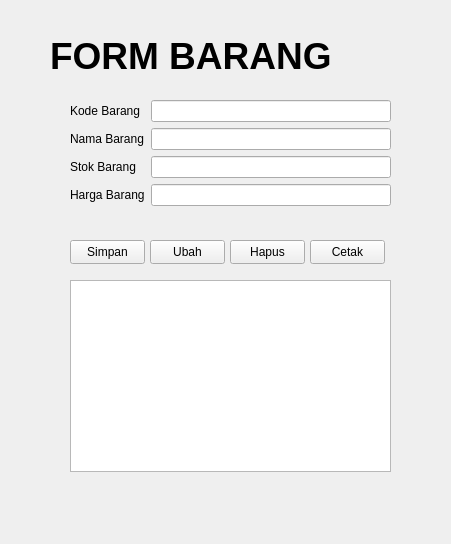
<?xml version="1.0" encoding="UTF-8"?>
<ui version="4.0">
 <class>Form</class>
 <widget class="QWidget" name="Form">
  <property name="geometry">
   <rect>
    <x>0</x>
    <y>0</y>
    <width>451</width>
    <height>544</height>
   </rect>
  </property>
  <property name="windowTitle">
   <string>Form</string>
  </property>
  <widget class="QWidget" name="formLayoutWidget">
   <property name="geometry">
    <rect>
     <x>70</x>
     <y>100</y>
     <width>321</width>
     <height>131</height>
    </rect>
   </property>
   <layout class="QFormLayout" name="formLayout">
    <item row="0" column="0">
     <widget class="QLabel" name="kodeBarangLabel">
      <property name="text">
       <string>Kode Barang</string>
      </property>
     </widget>
    </item>
    <item row="0" column="1">
     <widget class="QLineEdit" name="edit_kode_barang"/>
    </item>
    <item row="1" column="0">
     <widget class="QLabel" name="namaBarangLabel">
      <property name="text">
       <string>Nama Barang</string>
      </property>
     </widget>
    </item>
    <item row="1" column="1">
     <widget class="QLineEdit" name="edit_nama_barang"/>
    </item>
    <item row="2" column="0">
     <widget class="QLabel" name="stokBarangLabel">
      <property name="text">
       <string>Stok Barang</string>
      </property>
     </widget>
    </item>
    <item row="2" column="1">
     <widget class="QLineEdit" name="edit_stok_barang"/>
    </item>
    <item row="3" column="0">
     <widget class="QLabel" name="hargaBarangLabel">
      <property name="text">
       <string>Harga Barang</string>
      </property>
     </widget>
    </item>
    <item row="3" column="1">
     <widget class="QLineEdit" name="edit_harga_barang"/>
    </item>
   </layout>
  </widget>
  <widget class="QPushButton" name="btnSimpan">
   <property name="geometry">
    <rect>
     <x>70</x>
     <y>240</y>
     <width>75</width>
     <height>24</height>
    </rect>
   </property>
   <property name="text">
    <string>Simpan</string>
   </property>
  </widget>
  <widget class="QPushButton" name="btnUbah">
   <property name="geometry">
    <rect>
     <x>150</x>
     <y>240</y>
     <width>75</width>
     <height>24</height>
    </rect>
   </property>
   <property name="text">
    <string>Ubah</string>
   </property>
  </widget>
  <widget class="QPushButton" name="btnHapus">
   <property name="geometry">
    <rect>
     <x>230</x>
     <y>240</y>
     <width>75</width>
     <height>24</height>
    </rect>
   </property>
   <property name="text">
    <string>Hapus</string>
   </property>
  </widget>
  <widget class="QLabel" name="label">
   <property name="geometry">
    <rect>
     <x>50</x>
     <y>30</y>
     <width>361</width>
     <height>51</height>
    </rect>
   </property>
   <property name="font">
    <font>
     <pointsize>28</pointsize>
     <weight>75</weight>
     <bold>true</bold>
    </font>
   </property>
   <property name="text">
    <string>FORM BARANG</string>
   </property>
  </widget>
  <widget class="QPushButton" name="btnCetak">
   <property name="geometry">
    <rect>
     <x>310</x>
     <y>240</y>
     <width>75</width>
     <height>24</height>
    </rect>
   </property>
   <property name="text">
    <string>Cetak</string>
   </property>
  </widget>
  <widget class="QTableView" name="tabel_barang">
   <property name="geometry">
    <rect>
     <x>70</x>
     <y>280</y>
     <width>321</width>
     <height>192</height>
    </rect>
   </property>
  </widget>
 </widget>
 <resources/>
 <connections/>
</ui>
